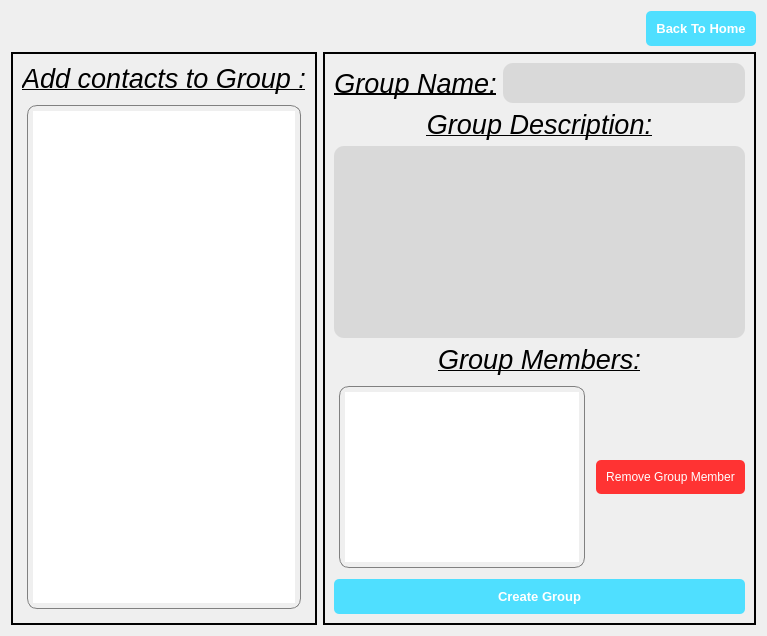
      <widget class="QWidget" name="groupcreation_page">
       <layout class="QHBoxLayout" name="horizontalLayout_17">
        <item>
         <layout class="QVBoxLayout" name="verticalLayout_14">
          <item>
           <layout class="QHBoxLayout" name="horizontalLayout_12">
            <item>
             <widget class="QLabel" name="status_group_create">
              <property name="sizePolicy">
               <sizepolicy hsizetype="Expanding" vsizetype="Preferred">
                <horstretch>0</horstretch>
                <verstretch>0</verstretch>
               </sizepolicy>
              </property>
              <property name="font">
               <font>
                <pointsize>12</pointsize>
               </font>
              </property>
              <property name="text">
               <string/>
              </property>
             </widget>
            </item>
            <item>
             <widget class="QPushButton" name="Home_btn_2">
              <property name="sizePolicy">
               <sizepolicy hsizetype="Minimum" vsizetype="Fixed">
                <horstretch>0</horstretch>
                <verstretch>0</verstretch>
               </sizepolicy>
              </property>
              <property name="font">
               <font>
                <pointsize>10</pointsize>
                <bold>true</bold>
               </font>
              </property>
              <property name="styleSheet">
               <string notr="true">QPushButton{
background-color: rgb(79, 223, 255);
color: rgb(255, 255, 255);
padding:10px;
border-radius:5px;
}
QPushButton:pressed{
background-color: rgb(79, 180,245);
}</string>
              </property>
              <property name="text">
               <string>Back To Home</string>
              </property>
             </widget>
            </item>
           </layout>
          </item>
          <item>
           <layout class="QHBoxLayout" name="horizontalLayout_11">
            <item>
             <widget class="QFrame" name="StyleContactsToAdd">
              <property name="styleSheet">
               <string notr="true">QFrame{
border:2px solid black;
}</string>
              </property>
              <layout class="QVBoxLayout" name="verticalLayout_11">
               <item>
                <widget class="QLabel" name="label_18">
                 <property name="font">
                  <font>
                   <pointsize>20</pointsize>
                   <italic>true</italic>
                   <bold>false</bold>
                   <underline>true</underline>
                  </font>
                 </property>
                 <property name="styleSheet">
                  <string notr="true">border:0;</string>
                 </property>
                 <property name="text">
                  <string>Add contacts to Group :</string>
                 </property>
                 <property name="alignment">
                  <set>Qt::AlignCenter</set>
                 </property>
                </widget>
               </item>
               <item>
                <widget class="QListWidget" name="contactListtoAddtoGroup">
                 <property name="sizePolicy">
                  <sizepolicy hsizetype="Preferred" vsizetype="Expanding">
                   <horstretch>0</horstretch>
                   <verstretch>0</verstretch>
                  </sizepolicy>
                 </property>
                 <property name="focusPolicy">
                  <enum>Qt::ClickFocus</enum>
                 </property>
                 <property name="styleSheet">
                  <string notr="true">QListView{
border:0;
padding:5px;
margin:5px;
border:1px solid grey;
border-radius:10px;
}
QListView::item{
background-color: rgb(220, 85, 0);
border-radius:10px;
padding:10px;
margin:10px;
}
QListView::item:selected{
background-color: rgb(150, 85, 0);
}</string>
                 </property>
                 <property name="alternatingRowColors">
                  <bool>true</bool>
                 </property>
                </widget>
               </item>
              </layout>
             </widget>
            </item>
            <item>
             <widget class="QFrame" name="StyleGroupDetailsPane">
              <property name="styleSheet">
               <string notr="true">QFrame{
border:2px solid black;
}
</string>
              </property>
              <layout class="QVBoxLayout" name="verticalLayout_13">
               <item>
                <layout class="QHBoxLayout" name="horizontalLayout_9">
                 <item>
                  <widget class="QLabel" name="label_19">
                   <property name="font">
                    <font>
                     <pointsize>20</pointsize>
                     <italic>true</italic>
                     <bold>false</bold>
                     <underline>true</underline>
                    </font>
                   </property>
                   <property name="styleSheet">
                    <string notr="true">border:0;</string>
                   </property>
                   <property name="text">
                    <string>Group Name:</string>
                   </property>
                   <property name="alignment">
                    <set>Qt::AlignCenter</set>
                   </property>
                  </widget>
                 </item>
                 <item>
                  <widget class="QLineEdit" name="group_name_box">
                   <property name="font">
                    <font>
                     <pointsize>18</pointsize>
                    </font>
                   </property>
                   <property name="styleSheet">
                    <string notr="true">QLineEdit{
background-color: rgb(217, 217, 217);
border-color: rgb(99, 99, 99);
border-radius:10px;
padding:5px;
}</string>
                   </property>
                  </widget>
                 </item>
                </layout>
               </item>
               <item>
                <layout class="QVBoxLayout" name="verticalLayout_12">
                 <item>
                  <widget class="QLabel" name="label_20">
                   <property name="font">
                    <font>
                     <pointsize>20</pointsize>
                     <italic>true</italic>
                     <bold>false</bold>
                     <underline>true</underline>
                    </font>
                   </property>
                   <property name="styleSheet">
                    <string notr="true">border:0;</string>
                   </property>
                   <property name="text">
                    <string>Group Description:</string>
                   </property>
                   <property name="alignment">
                    <set>Qt::AlignCenter</set>
                   </property>
                  </widget>
                 </item>
                 <item>
                  <widget class="QTextEdit" name="group_desc_box">
                   <property name="font">
                    <font>
                     <pointsize>12</pointsize>
                    </font>
                   </property>
                   <property name="styleSheet">
                    <string notr="true">QTextEdit{
background-color: rgb(217, 217, 217);
border-color: rgb(99, 99, 99);
border-radius:10px;
border:0;
padding:5px;
}</string>
                   </property>
                  </widget>
                 </item>
                </layout>
               </item>
               <item>
                <widget class="QLabel" name="label_21">
                 <property name="font">
                  <font>
                   <pointsize>20</pointsize>
                   <italic>true</italic>
                   <bold>false</bold>
                   <underline>true</underline>
                  </font>
                 </property>
                 <property name="styleSheet">
                  <string notr="true">border:0;</string>
                 </property>
                 <property name="text">
                  <string>Group Members:</string>
                 </property>
                 <property name="alignment">
                  <set>Qt::AlignCenter</set>
                 </property>
                </widget>
               </item>
               <item>
                <layout class="QHBoxLayout" name="horizontalLayout_10">
                 <item>
                  <widget class="QListWidget" name="group_members">
                   <property name="focusPolicy">
                    <enum>Qt::ClickFocus</enum>
                   </property>
                   <property name="styleSheet">
                    <string notr="true">QListView{
border:0;
padding:5px;
margin:5px;
border:1px solid grey;
border-radius:10px;
}
QListView::item{
background-color: rgb(220, 85, 0);
border-radius:10px;
padding:10px;
margin:10px;
}
QListView::item:selected{
background-color: rgb(150, 85, 0);
}</string>
                   </property>
                  </widget>
                 </item>
                 <item>
                  <widget class="QPushButton" name="removeGroupMember">
                   <property name="styleSheet">
                    <string notr="true">QPushButton{
background-color: rgb(255, 51, 51);
color: rgb(255, 255, 255);
padding:10px;
border-radius:5px;
}
QPushButton:pressed{
background-color: rgb(200, 51, 51);
}</string>
                   </property>
                   <property name="text">
                    <string>Remove Group Member</string>
                   </property>
                  </widget>
                 </item>
                </layout>
               </item>
               <item>
                <widget class="QPushButton" name="create_group_btn">
                 <property name="font">
                  <font>
                   <pointsize>10</pointsize>
                   <bold>true</bold>
                  </font>
                 </property>
                 <property name="styleSheet">
                  <string notr="true">QPushButton{
background-color: rgb(79, 223, 255);
color: rgb(255, 255, 255);
padding:10px;
border-radius:5px;
}
QPushButton:pressed{
background-color: rgb(79, 180,245);
}</string>
                 </property>
                 <property name="text">
                  <string>Create Group</string>
                 </property>
                </widget>
               </item>
              </layout>
             </widget>
            </item>
           </layout>
          </item>
         </layout>
        </item>
       </layout>
      </widget>
